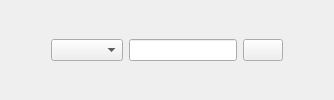
          <widget class="QWidget" name="widget_search_3" native="true">
           <layout class="QHBoxLayout" name="horizontalLayout_20">
            <item>
             <layout class="QHBoxLayout" name="horizontalLayout_27">
              <item>
               <layout class="QHBoxLayout" name="horizontalLayout_28">
                <item>
                 <spacer name="horizontalSpacer_8">
                  <property name="orientation">
                   <enum>Qt::Horizontal</enum>
                  </property>
                  <property name="sizeHint" stdset="0">
                   <size>
                    <width>40</width>
                    <height>20</height>
                   </size>
                  </property>
                 </spacer>
                </item>
                <item>
                 <widget class="QComboBox" name="comboBox_2"/>
                </item>
                <item>
                 <widget class="QLineEdit" name="lineEdit_3"/>
                </item>
               </layout>
              </item>
              <item>
               <layout class="QHBoxLayout" name="horizontalLayout_40">
                <item>
                 <widget class="QPushButton" name="pushButton_5">
                  <property name="text">
                   <string/>
                  </property>
                 </widget>
                </item>
                <item>
                 <spacer name="horizontalSpacer_9">
                  <property name="orientation">
                   <enum>Qt::Horizontal</enum>
                  </property>
                  <property name="sizeHint" stdset="0">
                   <size>
                    <width>40</width>
                    <height>20</height>
                   </size>
                  </property>
                 </spacer>
                </item>
               </layout>
              </item>
             </layout>
            </item>
           </layout>
          </widget>
